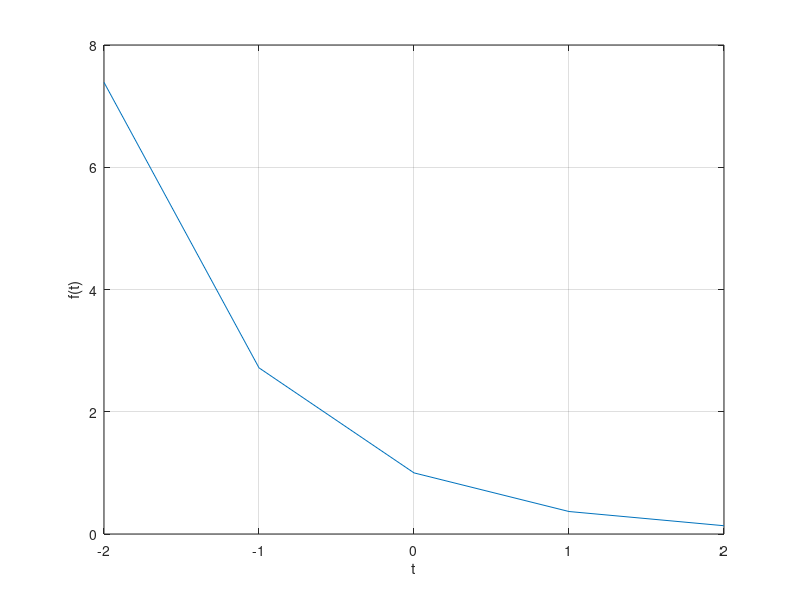
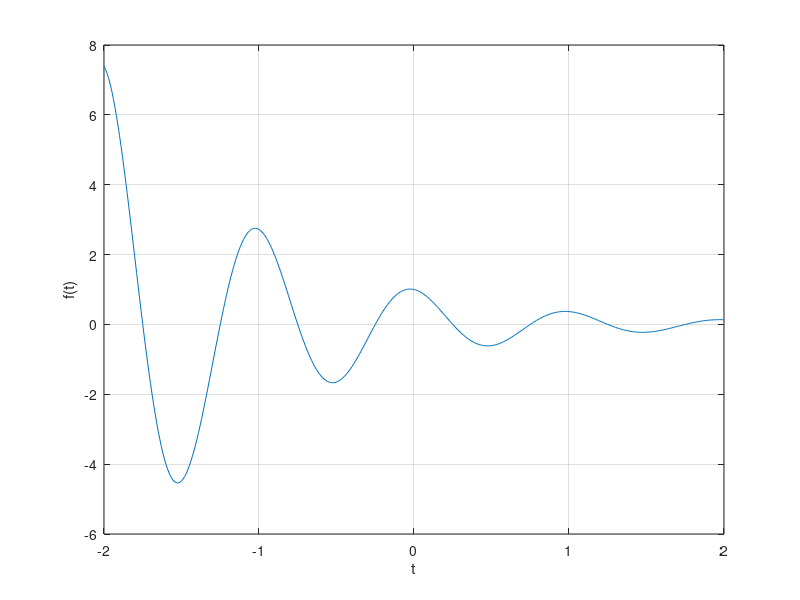

Write the MATLAB code that produced these figures, in order.
figure;
t = (-2:2); %initalizing t value
f = @(t) exp(-t).*cos(2*pi*t); %creating function 

plot(t,f(t)); %plotting graph
xlabel('t'); %labeling x axis
ylabel('f(t)'); %labeling y axix
grid; %display graph in grid 

figure;
t = (-2:0.01:2); 
f = @(t) exp(-t).*cos(2*pi*t);

plot(t,f(t));
xlabel('t');
ylabel('f(t)');
grid;
